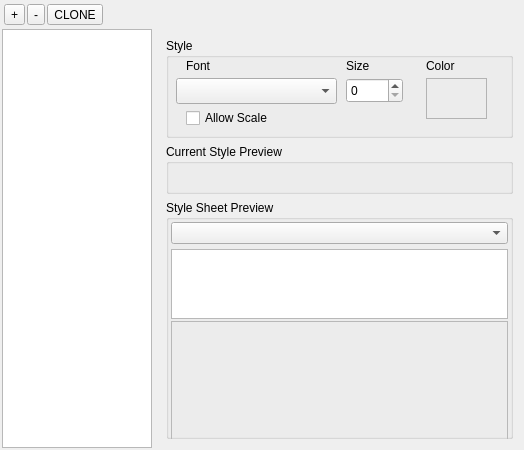
<?xml version="1.0" encoding="UTF-8"?>
<ui version="4.0">
 <class>Form</class>
 <widget class="QWidget" name="Form">
  <property name="geometry">
   <rect>
    <x>0</x>
    <y>0</y>
    <width>524</width>
    <height>450</height>
   </rect>
  </property>
  <property name="sizePolicy">
   <sizepolicy hsizetype="Preferred" vsizetype="Preferred">
    <horstretch>0</horstretch>
    <verstretch>0</verstretch>
   </sizepolicy>
  </property>
  <property name="minimumSize">
   <size>
    <width>400</width>
    <height>450</height>
   </size>
  </property>
  <property name="windowTitle">
   <string>Form</string>
  </property>
  <layout class="QVBoxLayout" name="verticalLayout_3">
   <property name="spacing">
    <number>2</number>
   </property>
   <property name="margin">
    <number>2</number>
   </property>
   <item>
    <widget class="QWidget" name="widget" native="true">
     <property name="sizePolicy">
      <sizepolicy hsizetype="Expanding" vsizetype="Fixed">
       <horstretch>0</horstretch>
       <verstretch>0</verstretch>
      </sizepolicy>
     </property>
     <layout class="QHBoxLayout" name="horizontalLayout">
      <property name="spacing">
       <number>2</number>
      </property>
      <property name="margin">
       <number>2</number>
      </property>
      <item>
       <widget class="QToolButton" name="toolAdd">
        <property name="text">
         <string>+</string>
        </property>
       </widget>
      </item>
      <item>
       <widget class="QToolButton" name="toolRemove">
        <property name="text">
         <string>-</string>
        </property>
       </widget>
      </item>
      <item>
       <widget class="QToolButton" name="toolClone">
        <property name="text">
         <string>CLONE</string>
        </property>
       </widget>
      </item>
      <item>
       <spacer name="horizontalSpacer">
        <property name="orientation">
         <enum>Qt::Horizontal</enum>
        </property>
        <property name="sizeHint" stdset="0">
         <size>
          <width>40</width>
          <height>20</height>
         </size>
        </property>
       </spacer>
      </item>
     </layout>
    </widget>
   </item>
   <item>
    <layout class="QHBoxLayout" name="horizontalLayout_2">
     <property name="spacing">
      <number>5</number>
     </property>
     <item>
      <widget class="QListWidget" name="listStyles">
       <property name="sizePolicy">
        <sizepolicy hsizetype="Fixed" vsizetype="Expanding">
         <horstretch>0</horstretch>
         <verstretch>0</verstretch>
        </sizepolicy>
       </property>
       <property name="minimumSize">
        <size>
         <width>150</width>
         <height>0</height>
        </size>
       </property>
       <property name="maximumSize">
        <size>
         <width>150</width>
         <height>16777215</height>
        </size>
       </property>
      </widget>
     </item>
     <item>
      <widget class="QWidget" name="rightPanel" native="true">
       <layout class="QVBoxLayout" name="verticalLayout_2">
        <item>
         <widget class="QGroupBox" name="settingPanel">
          <property name="sizePolicy">
           <sizepolicy hsizetype="Preferred" vsizetype="Fixed">
            <horstretch>0</horstretch>
            <verstretch>0</verstretch>
           </sizepolicy>
          </property>
          <property name="minimumSize">
           <size>
            <width>0</width>
            <height>100</height>
           </size>
          </property>
          <property name="title">
           <string>Style</string>
          </property>
          <widget class="QComboBox" name="comboFont">
           <property name="geometry">
            <rect>
             <x>10</x>
             <y>40</y>
             <width>161</width>
             <height>26</height>
            </rect>
           </property>
          </widget>
          <widget class="QLabel" name="label">
           <property name="geometry">
            <rect>
             <x>20</x>
             <y>20</y>
             <width>62</width>
             <height>16</height>
            </rect>
           </property>
           <property name="text">
            <string>Font</string>
           </property>
          </widget>
          <widget class="QLabel" name="label_2">
           <property name="geometry">
            <rect>
             <x>180</x>
             <y>20</y>
             <width>62</width>
             <height>16</height>
            </rect>
           </property>
           <property name="text">
            <string>Size</string>
           </property>
          </widget>
          <widget class="QSpinBox" name="spinFontSize">
           <property name="geometry">
            <rect>
             <x>180</x>
             <y>40</y>
             <width>57</width>
             <height>25</height>
            </rect>
           </property>
          </widget>
          <widget class="QLabel" name="label_3">
           <property name="geometry">
            <rect>
             <x>260</x>
             <y>20</y>
             <width>62</width>
             <height>16</height>
            </rect>
           </property>
           <property name="text">
            <string>Color</string>
           </property>
          </widget>
          <widget class="QCheckBox" name="checkAllowScale">
           <property name="geometry">
            <rect>
             <x>20</x>
             <y>70</y>
             <width>111</width>
             <height>20</height>
            </rect>
           </property>
           <property name="text">
            <string>Allow Scale</string>
           </property>
          </widget>
          <widget class="QToolButton" name="buttonColor">
           <property name="geometry">
            <rect>
             <x>260</x>
             <y>40</y>
             <width>61</width>
             <height>41</height>
            </rect>
           </property>
           <property name="cursor">
            <cursorShape>PointingHandCursor</cursorShape>
           </property>
           <property name="styleSheet">
            <string notr="true">border: 1px solid rgb(179, 179, 179);


</string>
           </property>
           <property name="text">
            <string/>
           </property>
          </widget>
         </widget>
        </item>
        <item>
         <widget class="QGroupBox" name="singlePreviewContainer">
          <property name="minimumSize">
           <size>
            <width>0</width>
            <height>50</height>
           </size>
          </property>
          <property name="title">
           <string>Current Style Preview</string>
          </property>
         </widget>
        </item>
        <item>
         <widget class="QGroupBox" name="groupBox_2">
          <property name="title">
           <string>Style Sheet Preview</string>
          </property>
          <layout class="QVBoxLayout" name="verticalLayout">
           <property name="spacing">
            <number>2</number>
           </property>
           <property name="margin">
            <number>2</number>
           </property>
           <item>
            <widget class="QWidget" name="panel2" native="true">
             <layout class="QVBoxLayout" name="verticalLayout_4">
              <property name="spacing">
               <number>5</number>
              </property>
              <property name="margin">
               <number>0</number>
              </property>
              <item>
               <widget class="QComboBox" name="comboAlign">
                <property name="minimumSize">
                 <size>
                  <width>120</width>
                  <height>0</height>
                 </size>
                </property>
               </widget>
              </item>
              <item>
               <widget class="QPlainTextEdit" name="textPreview">
                <property name="sizePolicy">
                 <sizepolicy hsizetype="Expanding" vsizetype="Fixed">
                  <horstretch>0</horstretch>
                  <verstretch>0</verstretch>
                 </sizepolicy>
                </property>
                <property name="minimumSize">
                 <size>
                  <width>0</width>
                  <height>70</height>
                 </size>
                </property>
                <property name="maximumSize">
                 <size>
                  <width>16777215</width>
                  <height>100</height>
                 </size>
                </property>
               </widget>
              </item>
             </layout>
            </widget>
           </item>
           <item>
            <widget class="QFrame" name="canvasContainer">
             <property name="sizePolicy">
              <sizepolicy hsizetype="Preferred" vsizetype="Expanding">
               <horstretch>0</horstretch>
               <verstretch>0</verstretch>
              </sizepolicy>
             </property>
             <property name="minimumSize">
              <size>
               <width>100</width>
               <height>150</height>
              </size>
             </property>
             <property name="frameShape">
              <enum>QFrame::StyledPanel</enum>
             </property>
             <property name="frameShadow">
              <enum>QFrame::Raised</enum>
             </property>
            </widget>
           </item>
          </layout>
         </widget>
        </item>
       </layout>
      </widget>
     </item>
    </layout>
   </item>
  </layout>
 </widget>
 <resources/>
 <connections/>
</ui>
